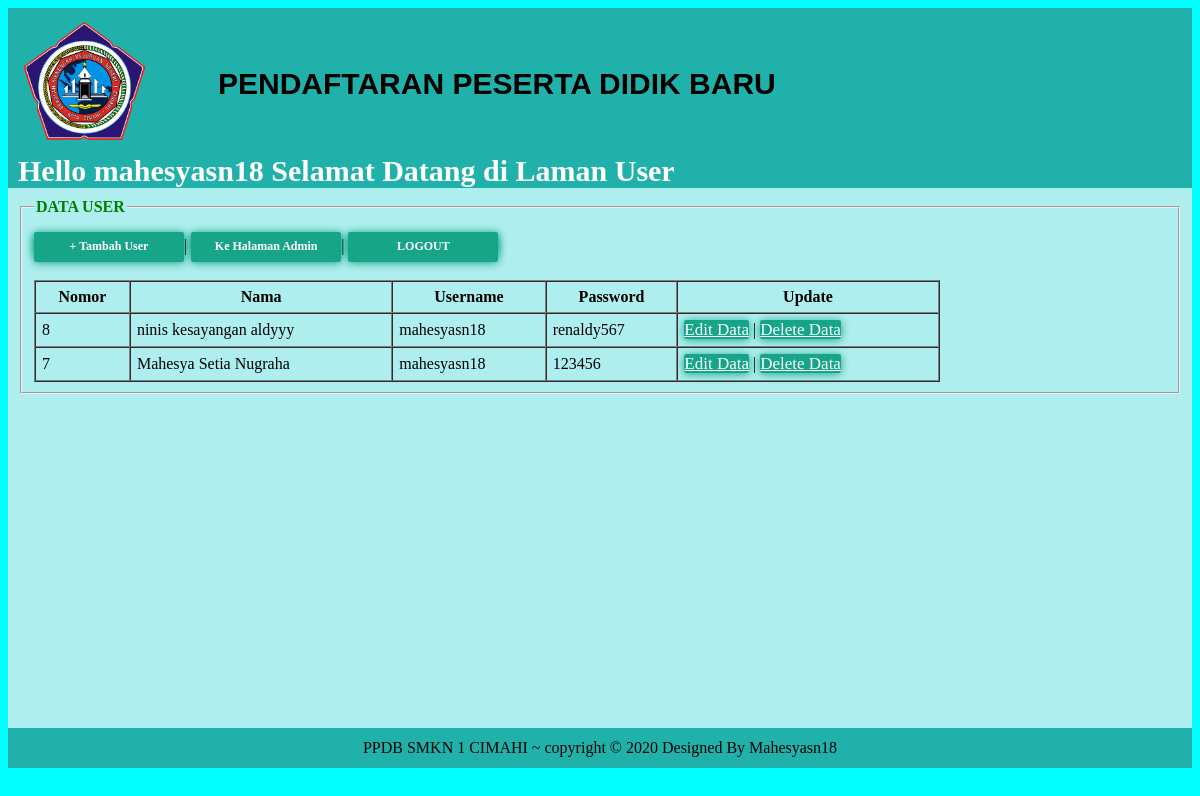
The page /admin/user/index.php (signed in) on the database its author committed.
### tables this page shows
CREATE TABLE `pengguna` (
  `id` int(11) NOT NULL,
  `nama` varchar(255) NOT NULL,
  `username` varchar(255) NOT NULL,
  `password` varchar(255) NOT NULL
);

### admin/user/index.php (the view, shortened to what this page needs)
<?php
include_once("koneksi.php");
$result = mysqli_query($mysqli, "SELECT * FROM pengguna ORDER BY id DESC");
?>
<!DOCTYPE html>
<html>
	<head>
	</head>
	<body bgcolor="cyan">
		<table align="center" cellpadding="10" cellspacing="0" width="100%">
			<tr>
				<td height="80px" bgcolor="#20B2AA" colspan="3">
					<img src="photos/smk.png" alt="">
					<h3>PENDAFTARAN PESERTA DIDIK BARU</h3>
					<br>
					<h4 style="color: white;">Hello <?php echo $_SESSION['username']; ?> Selamat Datang di Laman User</h3>
				</td>
			</tr>
			<tr>
				<td bgcolor="#AFEEEE" width="1366px" valign="top" height="520px">
				<fieldset>
					<legend><font color="green"><b>DATA USER</b></font></legend>
							<table cellpadding="6" cellspacing="0" width='80%' border=1>
                            <a href="tambahuser.php"><button type="button" id="submit-btnn"><b>+ Tambah User</b></button></a> | <a href="../index.php"><button type="button" id="submit-btnn"><b>Ke Halaman Admin</b></button></a> | <a href="logout.php" align="right"><button type="button" id="submit-btnn"><b>LOGOUT</b></button></a><br/><br/>
                                <tr>
                                    <th>Nomor</th> <th>Nama</th> <th>Username</th> <th>Password</th> <th>Update</th>
                                </tr>
                                <?php
                                while($user_data =  mysqli_fetch_array($result)) {
                                    echo "<tr>";
                                    echo "<td>".$user_data['id']."</td>";
									echo "<td>".$user_data['nama']."</td>";
									echo "<td>".$user_data['username']."</td>";
                                    echo "<td>".$user_data['password']."</td>";
                                    echo "<td><a href='edit.php?id=$user_data[id]'>Edit Data</a> | <a href='delete.php?id=$user_data[id]'>Delete Data</a></td></tr>";
                                }
                                ?>
							</table>
					</fieldset>
					<tr>
						<td height="20px" bgcolor="#20B2AA" colspan="3" align="center">
							PPDB SMKN 1 CIMAHI ~ copyright &#169; 2020 Designed By Mahesyasn18
						</td>
					</tr>
			</table>
	</body>

### admin/user/index.php (style rules this page uses)
img { width:130px; height:130px; }
h3 { font-size:30px; font-family:arial; position:relative; margin-left:200px; margin-top:-85px; margin-bottom:40px; }
td a { background: -webkit-linear-gradient(right, #17A589, #17A589); border: none; border-radius: 2px; box-shadow: 0px 1px 8px #17A589; cursor: pointer; color: white; font-family: calibri; font-size:17px; height: 44px; margin: 0 auto; margin-top: 10px; transition: 0.25s; width: 130px; box-shadow: 0px rgba(46,46,46,0.66); font-decoration:none; }
h4 { font-family: calibri; font-size:30px; margin-bottom:-10px; margin-top:-5px; }
#submit-btnn { background: -webkit-linear-gradient(right, #17A589, #17A589); border: none; border-radius: 2px; box-shadow: 0px 1px 8px #17A589; cursor: pointer; color: white; font-family: calibri; font-size:12px; height: 30px; margin: 0 auto; margin-top: 10px; transition: 0.25s; width: 80px; box-shadow: 0px rgba(46,46,46,0.66); width:150px; }

### rows shown on the page
pengguna: id "8", nama "ninis kesayangan aldyyy", username "mahesyasn18", password "renaldy567"
pengguna: id "7", nama "Mahesya Setia Nugraha", username "mahesyasn18", password "123456"

### other values the page prints
$_SESSION['username'] "mahesyasn18"
